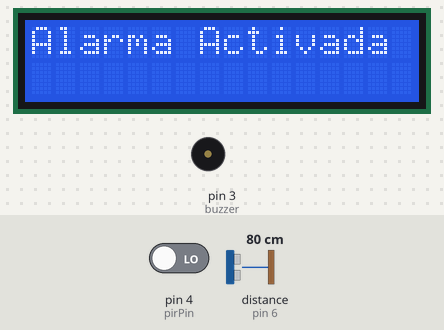
This sketch was run on a simulated Arduino Uno, built with avr-gcc and run on an emulated ATmega328P. Parts: 16×2 character LCD, buzzer (waves = sounding). Wiring (inferred from the names in the program): ultrasonic range finder: trigger pin 5; echo pin 6. The test bench sets the inputs (shaded band); at power-on: distance to the obstacle (sensor on pin 6) 80 cm, pin 4 (pirPin) LOW. The echo pulse lasts 58.3 µs per cm; what the sketch prints to the serial monitor is not drawn.

Above: at 1.2 s.
1.3 s: distance to the obstacle (sensor on pin 6) set to 12 cm
2.8 s: distance to the obstacle (sensor on pin 6) set to 9 cm
At 4.2 s:
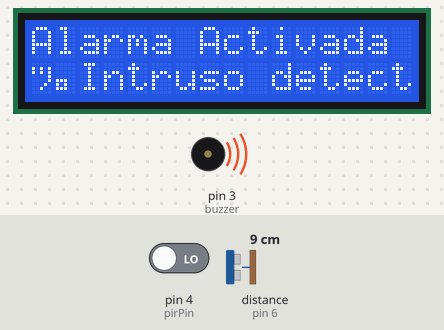
Timing chart, 0 to 5.8 s (numbered marks = the images above; inputs shaded):
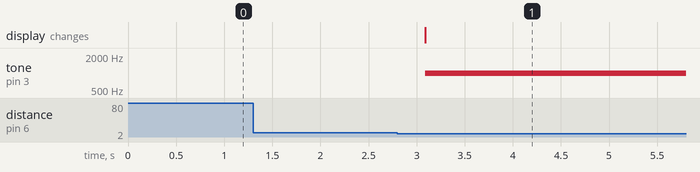

The sketch:

12_alarma_seguridad_pir_hcsr04.ino
```cpp
#include <LiquidCrystal.h>

LiquidCrystal lcd(7, 8, 9, 10, 11, 12);

// Configuración de sensores y actuadores
const int pirPin = 4;
const int trigPin = 5;
const int echoPin = 6;
const int buzzer = 3;
String codigoIngresado = "";
const String codigoCorrecto = "1234";  // Código correcto para desactivar la alarma

bool alarmaActiva = false;

void setup() {
  lcd.begin(16, 2);
  pinMode(pirPin, INPUT);
  pinMode(trigPin, OUTPUT);
  pinMode(echoPin, INPUT);
  pinMode(buzzer, OUTPUT);
  Serial.begin(9600);

  lcd.setCursor(0, 0);
  lcd.print("Alarma Activada");
  Serial.println("Ingrese el código para desactivar la alarma:");
}

void loop() {
  int estadoPIR = digitalRead(pirPin);  // Leer estado del PIR
  int distancia = medirDistancia();     // Medir distancia con HC-SR04

  // Activar la alarma si detecta movimiento o un objeto cerca
  if (!alarmaActiva && (estadoPIR == HIGH || (distancia > 0 && distancia < 10))) {
    alarmaActiva = true;
    lcd.setCursor(0, 1);
    lcd.print("¡Intruso detectado!");
    tone(buzzer, 1000);  // Activar buzzer
    Serial.println("¡Intruso detectado! Ingrese código para desactivar.");
  }

  // Leer código ingresado por el usuario
  if (alarmaActiva && Serial.available() > 0) {
    char input = Serial.read();  // Leer un carácter

    if (input == '\n' || input == '\r') {  // Si se presiona Enter
      if (codigoIngresado == codigoCorrecto) {
        alarmaActiva = false;
        noTone(buzzer);  // Apagar buzzer
        lcd.setCursor(0, 1);
        lcd.print("Alarma Desactivada ");
        Serial.println("Código correcto. Alarma desactivada.");
      } else {
        Serial.println("Código incorrecto. Inténtelo de nuevo.");
      }
      codigoIngresado = "";  // Reiniciar código ingresado
    } else {
      codigoIngresado += input;  // Agregar carácter a la cadena
    }
  }

  delay(500);
}

// Función para medir la distancia con el HC-SR04
int medirDistancia() {
  digitalWrite(trigPin, LOW);
  delayMicroseconds(2);
  digitalWrite(trigPin, HIGH);
  delayMicroseconds(10);
  digitalWrite(trigPin, LOW);

  long duracion = pulseIn(echoPin, HIGH, 30000);
  if (duracion == 0) return 999;
  int distancia = duracion * 0.034 / 2;
  return distancia;
}
```

Measured:
- the behaviour switches between 11 and 10 cm on distance to the obstacle (sensor on pin 6) (found by bisection; images 0 and 1)
- after the input at 1.3 s, every drawn part: stays the same
- after the input at 2.8 s, tone on pin 3 (buzzer): silent → 1000 Hz after 0.29 s; the display: changes after 0.29 s (image 1)
